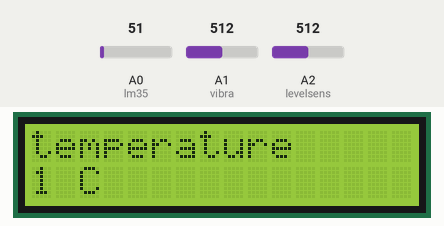
Simulated run of this sketch. Board: Arduino Uno, built with avr-gcc and run on an emulated ATmega328P. On the bench: 16×2 character LCD. Inputs (shaded band) come from the test bench; at power-on: A2 (levelsens) = 512, A0 (lm35) = 51, A1 (vibra) = 512. What the sketch prints to the serial monitor is not drawn.

Above: at 6.7 s.
6.8 s: A2 (levelsens) set to 582
At 13.6 s:
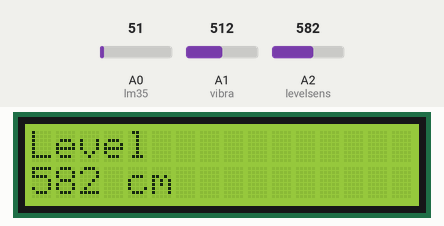
14.7 s: A2 (levelsens) set to 607
At 21.6 s:
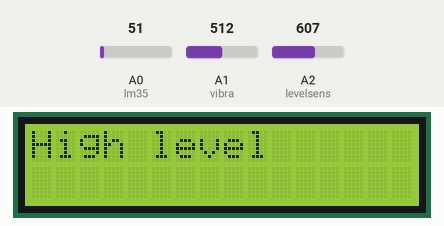
25.5 s: A0 (lm35) set to 30
36.3 s: A0 (lm35) set to 86
At 46.8 s:
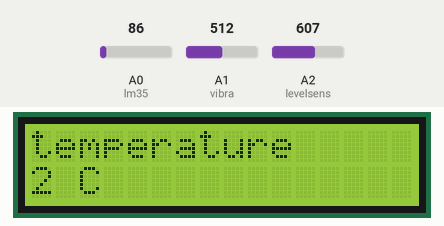
47.1 s: A1 (vibra) set to 610
At 57.7 s:
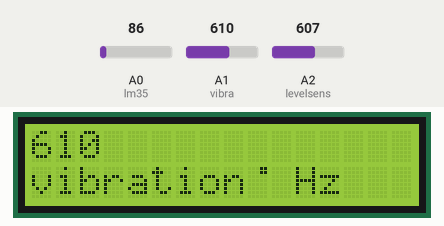
57.9 s: A1 (vibra) set to 590
At 68.2 s:
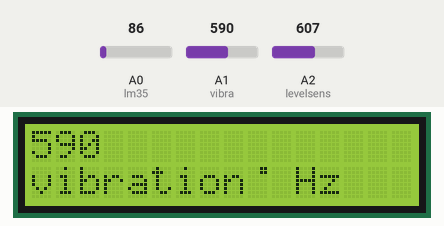
Timing chart, 0 to 69.7 s (numbered marks = the images above; inputs shaded):
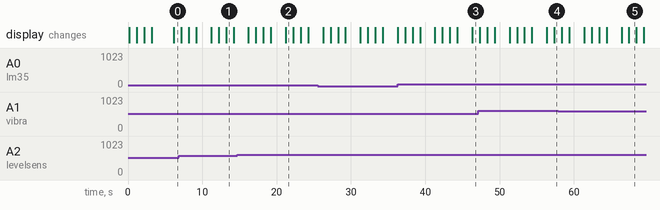

Measured:
- the behaviour switches between 600 and 601 on A2 (levelsens) (found by bisection; images 1 and 2)
- what the display in image 1 shows lasts 1.0 s, from 13.2 s to 14.2 s

The sketch:

final_attempt1.ino
```cpp
#include <SoftwareSerial.h>
#include <LiquidCrystal.h>

LiquidCrystal lcd(2, 3, 4, 5, 6, 7);// Creates an LC object. Parameters: (rs, enable, d4, d5, d6, d7)

#define lm35 A0
#define vibra A1
#define levelsens A2
boolean sendsms1 = false;
boolean sendsms2 = false;
boolean sendsms3 = false;

int temp, value;
int levelvalue;
int vibrationvalue;
int temperature;


byte degree[8] = { 0b00011, 0b00011, 0b00000, 0b00000, 0b00000, 0b00000, 0b00000, 0b00000 };

void setup()

{
  Serial.begin(9600); //Initialise serial to communicate with GSM Modem
  delay(100);
  pinMode(lm35, INPUT);
  pinMode(vibra, INPUT);
  pinMode(levelsens, INPUT);
  lcd.begin(16, 2);
  delay(1000);
  lcd.createChar(1, degree);
  lcd.setCursor(0, 0);
  lcd.print("Bridge Health");
  lcd.setCursor(0, 1);
  lcd.print("Monitering");
  delay(1000);
  lcd.clear();
  lcd.setCursor(0, 0);
  lcd.print("B.E PROJECT");
  lcd.setCursor(0, 1);
  lcd.print("By Vaibhav Pawar");
  delay(1000);
  lcd.clear();
  delay(1000);
}
void loop()
{
  value = analogRead(lm35);//LM35 temperature sensor calibration
  temp = (value / 1024.0) * 25;
  delay(500);
  vibrationvalue = analogRead(vibra);
  delay(500);
  levelvalue = analogRead(levelsens);
  delay(1000); //Give enough time for GSM to register on Network
  lcd.clear();
  lcd.setCursor(0, 0);
  lcd.print("temperature");
  lcd.setCursor(0, 1);
  lcd.print(temp); // temperature data on LCD
  lcd.print(" C");
  delay(1000);
  lcd.clear();
  lcd.setCursor(0, 0);
  lcd.print(vibrationvalue);
  lcd.setCursor(0, 1);
  lcd.print("vibration"); // Vibration data on LCD
  lcd.write(1);
  lcd.print(" Hz");
  delay(1000);
  lcd.clear();
  lcd.setCursor(0, 0);
  lcd.print("Level");
  lcd.setCursor(0, 1);
  lcd.print(levelvalue); // Level data on LCD
  lcd.print(" cm");
  delay(1000);
  lcd.clear();

  if
  (temp > 5)
  {
    sendsms1 = true; // SMS for temperature high
  }
  else
  {
    sendsms1 = false;
  }
  if (vibrationvalue > 900)
  {
    sendsms2 = true; // SMS for vibration high
  }
  else
  {
    sendsms2 = false;
  }

  if (levelvalue > 600)
  {
    sendsms3 = true; // SMS for Close water level
  }
  else
  { sendsms3 = false;
  }

  if (sendsms1)
  {
    Serial.println("AT+CMGF=1"); //To send SMS in Text Mode
    delay(500);
    Serial.println("AT+CMGS=\"+919604724852\"\r"); //Change to destination phone number
    delay(500);
    Serial.print("Very High,");
    Serial.print(" Temperature at bridge ");
    Serial.print(temp);
    Serial.println(" C");
    Serial.println((char)26); //the stopping character Ctrl+Z
    lcd.setCursor(0, 0);
    lcd.print("Very high ");
    delay(1000);
    lcd.clear();
    lcd.setCursor(0, 0);
    lcd.print("Temperature");
    lcd.setCursor(0, 1);
    lcd.print(temp);
    lcd.print(" C");
    delay(1000);
    lcd.clear();
    lcd.setCursor(0, 0);
    lcd.print("Sending SMS");
    delay(1000);
    lcd.clear();
    delay(10);
  }
  if (sendsms2)
  {
    delay(1000);
    Serial.println("AT+CMGF=1");
    delay(500);
    Serial.println("AT+CMGS=\"+919604724852\"\r");
    delay(500);
    Serial.print("Bridge vibrating, ");
    Serial.print(" vibration ");
    Serial.print(vibrationvalue);
    Serial.println(" Hertz");
    Serial.println((char)26);
    lcd.setCursor(0, 0);
    lcd.print("Vibration High ");
    delay(1000);
    lcd.clear();
    lcd.setCursor(0, 0);
    lcd.print("vibration");
    lcd.setCursor(0, 1);
    lcd.print(vibrationvalue);
    lcd.write(1);
    lcd.print("Hz");
    delay(1000);
    lcd.clear();
    lcd.setCursor(0, 0);
    lcd.print("Sending SMS");
    delay(1000);
    lcd.clear();
    delay(10);
  }

  if (sendsms3)
  {
    delay(1000);
    Serial.println("AT+CMGF=1");
    delay(500);
    Serial.println("AT+CMGS=\"+919604724852\"\r");
    delay(500);
    Serial.print("High level,");
    Serial.print(" of water,");
    Serial.print(levelvalue);
    Serial.println(" cm");
    Serial.println((char)26);
    lcd.setCursor(0, 0);
    lcd.print("High level");
    delay(1000);
    lcd.clear();
    lcd.setCursor(0, 0);
    lcd.print("of Water, ");
    lcd.setCursor(0, 1);
    lcd.print(levelvalue);
    lcd.print("  cm");
    delay(1000);
    lcd.clear();
    lcd.setCursor(0, 0);
    lcd.print("Sending SMS");
    delay(1000);
    lcd.clear();
    delay(10);
  }
}
```
